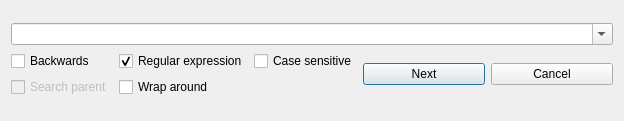
<?xml version="1.0" encoding="UTF-8"?>
<ui version="4.0">
 <class>SearchWindow</class>
 <widget class="QDialog" name="SearchWindow">
  <property name="windowModality">
   <enum>Qt::NonModal</enum>
  </property>
  <property name="geometry">
   <rect>
    <x>0</x>
    <y>0</y>
    <width>624</width>
    <height>121</height>
   </rect>
  </property>
  <property name="minimumSize">
   <size>
    <width>400</width>
    <height>121</height>
   </size>
  </property>
  <property name="maximumSize">
   <size>
    <width>1000</width>
    <height>121</height>
   </size>
  </property>
  <property name="focusPolicy">
   <enum>Qt::TabFocus</enum>
  </property>
  <property name="windowTitle">
   <string>Find</string>
  </property>
  <property name="autoFillBackground">
   <bool>true</bool>
  </property>
  <layout class="QGridLayout" name="gridLayout_2">
   <item row="0" column="0">
    <layout class="QVBoxLayout" name="verticalLayout">
     <item>
      <widget class="QComboBox" name="searchQuery">
       <property name="editable">
        <bool>true</bool>
       </property>
       <property name="insertPolicy">
        <enum>QComboBox::InsertAtTop</enum>
       </property>
      </widget>
     </item>
     <item>
      <layout class="QHBoxLayout" name="horizontalLayout">
       <item>
        <layout class="QGridLayout" name="gridLayout">
         <item row="0" column="1">
          <widget class="QCheckBox" name="useRegex">
           <property name="enabled">
            <bool>true</bool>
           </property>
           <property name="text">
            <string>Regular expression</string>
           </property>
           <property name="checked">
            <bool>true</bool>
           </property>
          </widget>
         </item>
         <item row="1" column="1">
          <widget class="QCheckBox" name="wrapAround">
           <property name="text">
            <string>Wrap around</string>
           </property>
          </widget>
         </item>
         <item row="0" column="2">
          <widget class="QCheckBox" name="caseSensitive">
           <property name="text">
            <string>Case sensitive</string>
           </property>
          </widget>
         </item>
         <item row="0" column="0">
          <widget class="QCheckBox" name="searchBackwards">
           <property name="text">
            <string>Backwards</string>
           </property>
          </widget>
         </item>
         <item row="1" column="0">
          <widget class="QCheckBox" name="searchParents">
           <property name="enabled">
            <bool>false</bool>
           </property>
           <property name="text">
            <string>Search parent</string>
           </property>
          </widget>
         </item>
        </layout>
       </item>
       <item>
        <widget class="QPushButton" name="searchApproved">
         <property name="text">
          <string>Next</string>
         </property>
        </widget>
       </item>
       <item>
        <widget class="QPushButton" name="searchRejected">
         <property name="text">
          <string>Cancel</string>
         </property>
        </widget>
       </item>
      </layout>
     </item>
    </layout>
   </item>
  </layout>
 </widget>
 <resources/>
 <connections/>
</ui>
